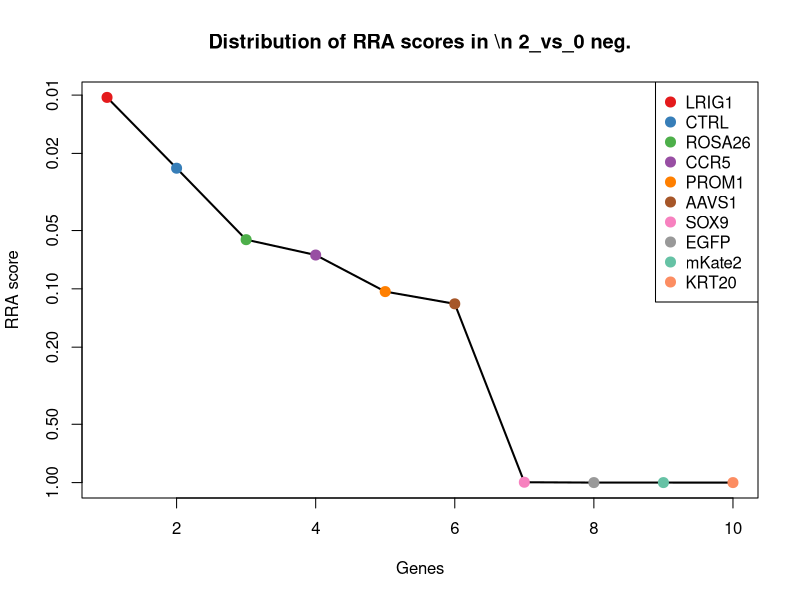
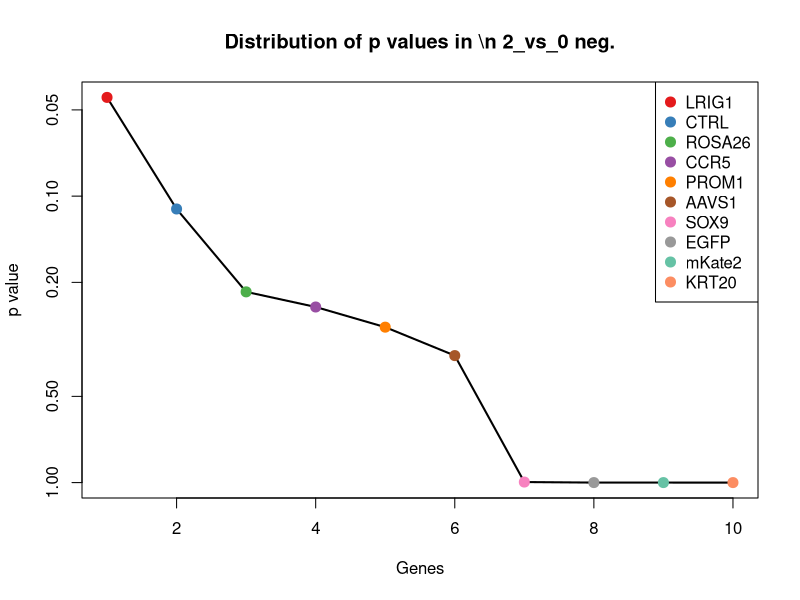
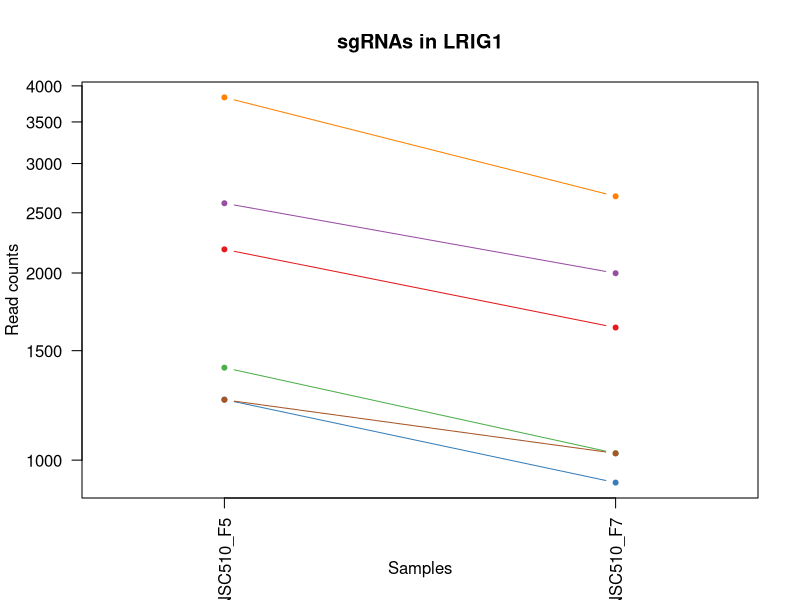
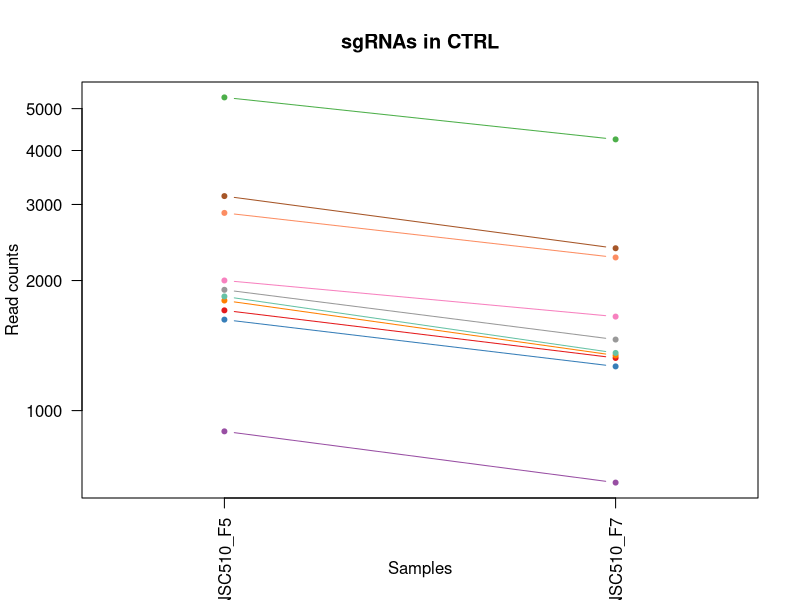
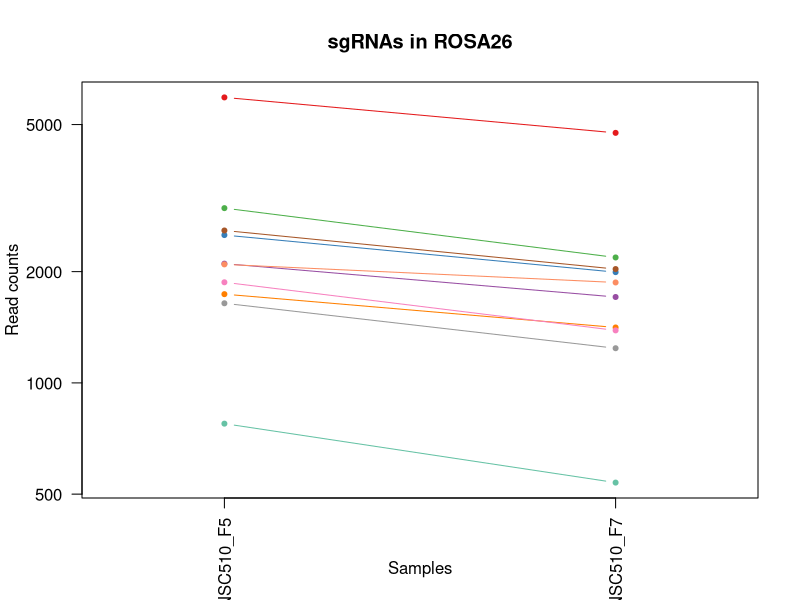
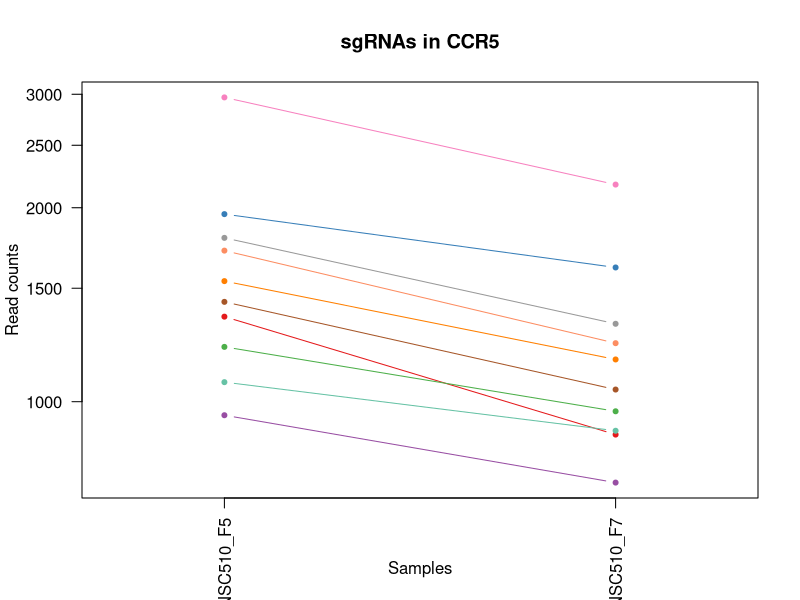
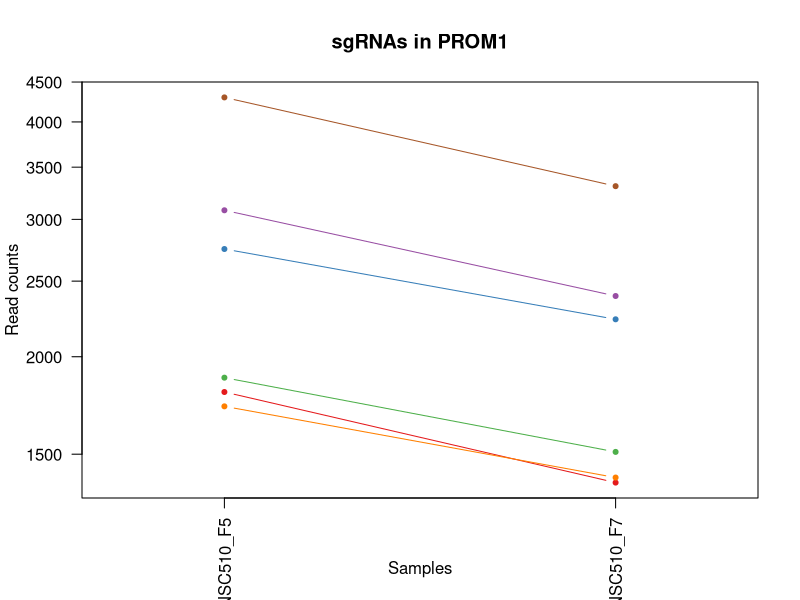
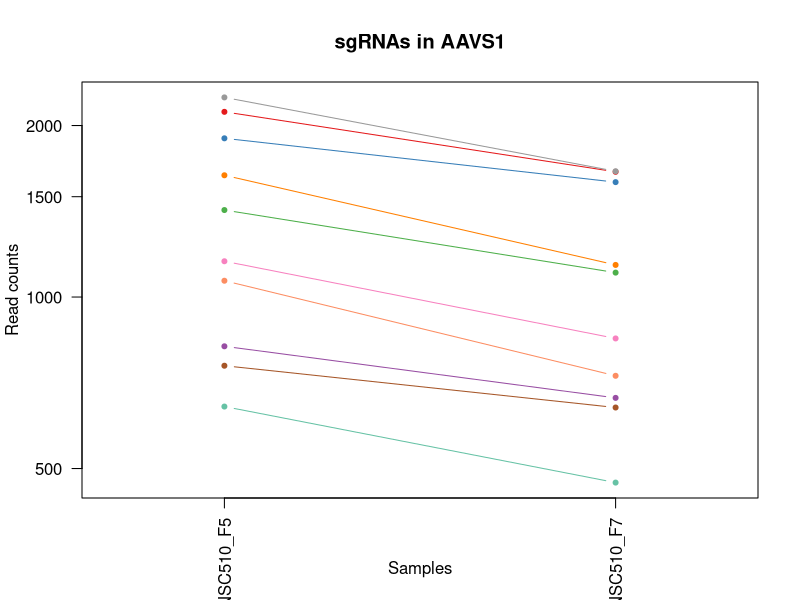

Reproduce these figures in R, in order. (Note: this script raises an error after producing the figures.)
pdf(file='S10B_c0_t2.pdf',width=4.5,height=4.5);
gstable=read.table('S10B_c0_t2.gene_summary.txt',header=T)
# 
#
# parameters
# Do not modify the variables beginning with "__"

# gstablename='__GENE_SUMMARY_FILE__'
startindex=3
# outputfile='__OUTPUT_FILE__'
targetgenelist=c("LRIG1","CTRL","ROSA26","CCR5","PROM1","AAVS1","SOX9","EGFP","mKate2","KRT20")
# samplelabel=sub('.\\w+.\\w+$','',colnames(gstable)[startindex]);
samplelabel='2_vs_0 neg.'


# You need to write some codes in front of this code:
# gstable=read.table(gstablename,header=T)
# pdf(file=outputfile,width=6,height=6)


# set up color using RColorBrewer
#library(RColorBrewer)
#colors <- brewer.pal(length(targetgenelist), "Set1")

colors=c( "#E41A1C", "#377EB8", "#4DAF4A", "#984EA3", "#FF7F00",  "#A65628", "#F781BF",
          "#999999", "#66C2A5", "#FC8D62", "#8DA0CB", "#E78AC3", "#A6D854", "#FFD92F", "#E5C494", "#B3B3B3", 
          "#8DD3C7", "#FFFFB3", "#BEBADA", "#FB8072", "#80B1D3", "#FDB462", "#B3DE69", "#FCCDE5",
          "#D9D9D9", "#BC80BD", "#CCEBC5", "#FFED6F")

######
# function definition

plotrankedvalues<-function(val, tglist, ...){
  
  plot(val,log='y',ylim=c(max(val),min(val)),type='l',lwd=2, ...)
  if(length(tglist)>0){
    for(i in 1:length(tglist)){
      targetgene=tglist[i];
      tx=which(names(val)==targetgene);ty=val[targetgene];
      points(tx,ty,col=colors[(i %% length(colors)) ],cex=2,pch=20)
      # text(tx+50,ty,targetgene,col=colors[i])
    }
    legend('topright',tglist,pch=20,pt.cex = 2,cex=1,col=colors)
  }
}



plotrandvalues<-function(val,targetgenelist, ...){
  # choose the one with the best distance distribution
  
  mindiffvalue=0;
  randval=val;
  for(i in 1:20){
    randval0=sample(val)
    vindex=sort(which(names(randval0) %in% targetgenelist))
    if(max(vindex)>0.9*length(val)){
      # print('pass...')
      next;
    }
    mindiffind=min(diff(vindex));
    if (mindiffind > mindiffvalue){
      mindiffvalue=mindiffind;
      randval=randval0;
      # print(paste('Diff: ',mindiffvalue))
    }
  }
  plot(randval,log='y',ylim=c(max(randval),min(randval)),pch=20,col='grey', ...)
  
  if(length(targetgenelist)>0){
    for(i in 1:length(targetgenelist)){
      targetgene=targetgenelist[i];
      tx=which(names(randval)==targetgene);ty=randval[targetgene];
      points(tx,ty,col=colors[(i %% length(colors)) ],cex=2,pch=20)
      text(tx+50,ty,targetgene,col=colors[i])
    }
  }
  
}




# set.seed(1235)



pvec=gstable[,startindex]
names(pvec)=gstable[,'id']
pvec=sort(pvec);

plotrankedvalues(pvec,targetgenelist,xlab='Genes',ylab='RRA score',main=paste('Distribution of RRA scores in \\n',samplelabel))

# plotrandvalues(pvec,targetgenelist,xlab='Genes',ylab='RRA score',main=paste('Distribution of RRA scores in \\n',samplelabel))


pvec=gstable[,startindex+1]
names(pvec)=gstable[,'id']
pvec=sort(pvec);

plotrankedvalues(pvec,targetgenelist,xlab='Genes',ylab='p value',main=paste('Distribution of p values in \\n',samplelabel))

# plotrandvalues(pvec,targetgenelist,xlab='Genes',ylab='p value',main=paste('Distribution of p values in \\n',samplelabel))



# you need to write after this code:
# dev.off()






# parameters
# Do not modify the variables beginning with "__"
targetmat=list(c(2182.153018883902,1633.3409990293437),c(1250.6030993310187,919.2247442693945),c(1407.4620204928444,1024.601582916449),c(2588.7057329155728,1997.4556111401478),c(3831.8393598103144,2656.060852684238),c(1249.536031840122,1024.601582916449))
targetgene="LRIG1"
collabel=c("S77_MNSC510_F5","S79_MNSC510_F7")

# set up color using RColorBrewer
#library(RColorBrewer)
#colors <- brewer.pal(length(targetgenelist), "Set1")

colors=c( "#E41A1C", "#377EB8", "#4DAF4A", "#984EA3", "#FF7F00",  "#A65628", "#F781BF",
          "#999999", "#66C2A5", "#FC8D62", "#8DA0CB", "#E78AC3", "#A6D854", "#FFD92F", "#E5C494", "#B3B3B3", 
          "#8DD3C7", "#FFFFB3", "#BEBADA", "#FB8072", "#80B1D3", "#FDB462", "#B3DE69", "#FCCDE5",
          "#D9D9D9", "#BC80BD", "#CCEBC5", "#FFED6F")


## code

targetmatvec=unlist(targetmat)+1
yrange=range(targetmatvec[targetmatvec>0]);
# yrange[1]=1; # set the minimum value to 1
for(i in 1:length(targetmat)){
  vali=targetmat[[i]]+1;
  if(i==1){
    plot(1:length(vali),vali,type='b',las=1,pch=20,main=paste('sgRNAs in',targetgene),ylab='Read counts',xlab='Samples',xlim=c(0.7,length(vali)+0.3),ylim = yrange,col=colors[(i %% length(colors))],xaxt='n',log='y')
    axis(1,at=1:length(vali),labels=(collabel),las=2)
    # lines(0:100,rep(1,101),col='black');
  }else{
    lines(1:length(vali),vali,type='b',pch=20,col=colors[(i %% length(colors))])
  }
}




# parameters
# Do not modify the variables beginning with "__"
targetmat=list(c(1705.1738504530442,1322.855670872844),c(1623.0096536539927,1264.522063764653),c(5307.593699720553,4243.299484805495),c(894.2025573714964,680.2451280519674),c(1796.9416546701668,1340.732098857612),c(3136.111355745618,2374.742328081834),c(1999.6844779405537,1649.3356977525573),c(1902.5813362689476,1459.2810423355484),c(1836.4231518333474,1358.6085268423803),c(2867.210348039631,2260.897707757784))
targetgene="CTRL"
collabel=c("S77_MNSC510_F5","S79_MNSC510_F7")

# set up color using RColorBrewer
#library(RColorBrewer)
#colors <- brewer.pal(length(targetgenelist), "Set1")

colors=c( "#E41A1C", "#377EB8", "#4DAF4A", "#984EA3", "#FF7F00",  "#A65628", "#F781BF",
          "#999999", "#66C2A5", "#FC8D62", "#8DA0CB", "#E78AC3", "#A6D854", "#FFD92F", "#E5C494", "#B3B3B3", 
          "#8DD3C7", "#FFFFB3", "#BEBADA", "#FB8072", "#80B1D3", "#FDB462", "#B3DE69", "#FCCDE5",
          "#D9D9D9", "#BC80BD", "#CCEBC5", "#FFED6F")


## code

targetmatvec=unlist(targetmat)+1
yrange=range(targetmatvec[targetmatvec>0]);
# yrange[1]=1; # set the minimum value to 1
for(i in 1:length(targetmat)){
  vali=targetmat[[i]]+1;
  if(i==1){
    plot(1:length(vali),vali,type='b',las=1,pch=20,main=paste('sgRNAs in',targetgene),ylab='Read counts',xlab='Samples',xlim=c(0.7,length(vali)+0.3),ylim = yrange,col=colors[(i %% length(colors))],xaxt='n',log='y')
    axis(1,at=1:length(vali),labels=(collabel),las=2)
    # lines(0:100,rep(1,101),col='black');
  }else{
    lines(1:length(vali),vali,type='b',pch=20,col=colors[(i %% length(colors))])
  }
}




# parameters
# Do not modify the variables beginning with "__"
targetmat=list(c(5921.157506986197,4747.602926902113),c(2510.8098060801085,1992.7512879862613),c(2969.6488271657213,2183.7468080340477),c(2101.055889575747,1706.7284402299708),c(1737.1858751799475,1411.2969461659075),c(2583.370395461089,2031.3267378481296),c(1870.5693115420443,1385.8936011349213),c(1641.1498009992379,1240.059583364444),c(774.6909983910576,536.2928395430448),c(2091.4522821576766,1868.5571567236616))
targetgene="ROSA26"
collabel=c("S77_MNSC510_F5","S79_MNSC510_F7")

# set up color using RColorBrewer
#library(RColorBrewer)
#colors <- brewer.pal(length(targetgenelist), "Set1")

colors=c( "#E41A1C", "#377EB8", "#4DAF4A", "#984EA3", "#FF7F00",  "#A65628", "#F781BF",
          "#999999", "#66C2A5", "#FC8D62", "#8DA0CB", "#E78AC3", "#A6D854", "#FFD92F", "#E5C494", "#B3B3B3", 
          "#8DD3C7", "#FFFFB3", "#BEBADA", "#FB8072", "#80B1D3", "#FDB462", "#B3DE69", "#FCCDE5",
          "#D9D9D9", "#BC80BD", "#CCEBC5", "#FFED6F")


## code

targetmatvec=unlist(targetmat)+1
yrange=range(targetmatvec[targetmatvec>0]);
# yrange[1]=1; # set the minimum value to 1
for(i in 1:length(targetmat)){
  vali=targetmat[[i]]+1;
  if(i==1){
    plot(1:length(vali),vali,type='b',las=1,pch=20,main=paste('sgRNAs in',targetgene),ylab='Read counts',xlab='Samples',xlim=c(0.7,length(vali)+0.3),ylim = yrange,col=colors[(i %% length(colors))],xaxt='n',log='y')
    axis(1,at=1:length(vali),labels=(collabel),las=2)
    # lines(0:100,rep(1,101),col='black');
  }else{
    lines(1:length(vali),vali,type='b',pch=20,col=colors[(i %% length(colors))])
  }
}




# parameters
# Do not modify the variables beginning with "__"
targetmat=list(c(1354.1086459480057,888.1762114537445),c(1953.8005758319925,1614.5237064137982),c(1215.3898721314251,965.3271111774808),c(951.8242018799222,747.987381467931),c(1537.644254382251,1161.9678190099305),c(1427.7363028198831,1043.4188755319942),c(2965.380557202134,2171.515567833943),c(1794.8075196883733,1320.033076980512),c(1071.3357608603608,900.407451653849),c(1714.7774578711153,1231.5918016874487))
targetgene="CCR5"
collabel=c("S77_MNSC510_F5","S79_MNSC510_F7")

# set up color using RColorBrewer
#library(RColorBrewer)
#colors <- brewer.pal(length(targetgenelist), "Set1")

colors=c( "#E41A1C", "#377EB8", "#4DAF4A", "#984EA3", "#FF7F00",  "#A65628", "#F781BF",
          "#999999", "#66C2A5", "#FC8D62", "#8DA0CB", "#E78AC3", "#A6D854", "#FFD92F", "#E5C494", "#B3B3B3", 
          "#8DD3C7", "#FFFFB3", "#BEBADA", "#FB8072", "#80B1D3", "#FDB462", "#B3DE69", "#FCCDE5",
          "#D9D9D9", "#BC80BD", "#CCEBC5", "#FFED6F")


## code

targetmatvec=unlist(targetmat)+1
yrange=range(targetmatvec[targetmatvec>0]);
# yrange[1]=1; # set the minimum value to 1
for(i in 1:length(targetmat)){
  vali=targetmat[[i]]+1;
  if(i==1){
    plot(1:length(vali),vali,type='b',las=1,pch=20,main=paste('sgRNAs in',targetgene),ylab='Read counts',xlab='Samples',xlim=c(0.7,length(vali)+0.3),ylim = yrange,col=colors[(i %% length(colors))],xaxt='n',log='y')
    axis(1,at=1:length(vali),labels=(collabel),las=2)
    # lines(0:100,rep(1,101),col='black');
  }else{
    lines(1:length(vali),vali,type='b',pch=20,col=colors[(i %% length(colors))])
  }
}




# parameters
# Do not modify the variables beginning with "__"
targetmat=list(c(1801.2099246337539,1378.366684088703),c(2747.698789059192,2232.6717688344656),c(1879.1058514692184,1509.1468677667438),c(3080.6238462189854,2391.6778914358247),c(1726.5152002709797,1399.0657059658029),c(4299.214920823101,3308.080041812887))
targetgene="PROM1"
collabel=c("S77_MNSC510_F5","S79_MNSC510_F7")

# set up color using RColorBrewer
#library(RColorBrewer)
#colors <- brewer.pal(length(targetgenelist), "Set1")

colors=c( "#E41A1C", "#377EB8", "#4DAF4A", "#984EA3", "#FF7F00",  "#A65628", "#F781BF",
          "#999999", "#66C2A5", "#FC8D62", "#8DA0CB", "#E78AC3", "#A6D854", "#FFD92F", "#E5C494", "#B3B3B3", 
          "#8DD3C7", "#FFFFB3", "#BEBADA", "#FB8072", "#80B1D3", "#FDB462", "#B3DE69", "#FCCDE5",
          "#D9D9D9", "#BC80BD", "#CCEBC5", "#FFED6F")


## code

targetmatvec=unlist(targetmat)+1
yrange=range(targetmatvec[targetmatvec>0]);
# yrange[1]=1; # set the minimum value to 1
for(i in 1:length(targetmat)){
  vali=targetmat[[i]]+1;
  if(i==1){
    plot(1:length(vali),vali,type='b',las=1,pch=20,main=paste('sgRNAs in',targetgene),ylab='Read counts',xlab='Samples',xlim=c(0.7,length(vali)+0.3),ylim = yrange,col=colors[(i %% length(colors))],xaxt='n',log='y')
    axis(1,at=1:length(vali),labels=(collabel),las=2)
    # lines(0:100,rep(1,101),col='black');
  }else{
    lines(1:length(vali),vali,type='b',pch=20,col=colors[(i %% length(colors))])
  }
}




# parameters
# Do not modify the variables beginning with "__"
targetmat=list(c(2112.793631975612,1657.8034794295527),c(1898.3130663053603,1590.061226013589),c(1420.2668303836058,1102.6933472709625),c(818.4407655178254,664.2504293287539),c(1634.7473960538573,1137.5053386097215),c(756.5508510458126,638.8470842977674),c(1154.567025150309,844.89643843799),c(2239.774663392328,1661.5669379526619),c(641.307562028961,471.3731800194131),c(1067.0674908967737,726.3474949600537))
targetgene="AAVS1"
collabel=c("S77_MNSC510_F5","S79_MNSC510_F7")

# set up color using RColorBrewer
#library(RColorBrewer)
#colors <- brewer.pal(length(targetgenelist), "Set1")

colors=c( "#E41A1C", "#377EB8", "#4DAF4A", "#984EA3", "#FF7F00",  "#A65628", "#F781BF",
          "#999999", "#66C2A5", "#FC8D62", "#8DA0CB", "#E78AC3", "#A6D854", "#FFD92F", "#E5C494", "#B3B3B3", 
          "#8DD3C7", "#FFFFB3", "#BEBADA", "#FB8072", "#80B1D3", "#FDB462", "#B3DE69", "#FCCDE5",
          "#D9D9D9", "#BC80BD", "#CCEBC5", "#FFED6F")


## code

targetmatvec=unlist(targetmat)+1
yrange=range(targetmatvec[targetmatvec>0]);
# yrange[1]=1; # set the minimum value to 1
for(i in 1:length(targetmat)){
  vali=targetmat[[i]]+1;
  if(i==1){
    plot(1:length(vali),vali,type='b',las=1,pch=20,main=paste('sgRNAs in',targetgene),ylab='Read counts',xlab='Samples',xlim=c(0.7,length(vali)+0.3),ylim = yrange,col=colors[(i %% length(colors))],xaxt='n',log='y')
    axis(1,at=1:length(vali),labels=(collabel),las=2)
    # lines(0:100,rep(1,101),col='black');
  }else{
    lines(1:length(vali),vali,type='b',pch=20,col=colors[(i %% length(colors))])
  }
}




# parameters
# Do not modify the variables beginning with "__"
targetmat=list(c(1471.4860699466508,1766.0029119689389),c(1130.0244728596833,1421.6464571044576),c(1008.3787788974511,793.14888374524),c(792.8311457363028,1110.2202643171806),c(1601.6683038360572,1861.0302396774434),c(2854.4055381488697,2432.135070559247))
targetgene="SOX9"
collabel=c("S77_MNSC510_F5","S79_MNSC510_F7")

# set up color using RColorBrewer
#library(RColorBrewer)
#colors <- brewer.pal(length(targetgenelist), "Set1")

colors=c( "#E41A1C", "#377EB8", "#4DAF4A", "#984EA3", "#FF7F00",  "#A65628", "#F781BF",
          "#999999", "#66C2A5", "#FC8D62", "#8DA0CB", "#E78AC3", "#A6D854", "#FFD92F", "#E5C494", "#B3B3B3", 
          "#8DD3C7", "#FFFFB3", "#BEBADA", "#FB8072", "#80B1D3", "#FDB462", "#B3DE69", "#FCCDE5",
          "#D9D9D9", "#BC80BD", "#CCEBC5", "#FFED6F")


## code

targetmatvec=unlist(targetmat)+1
yrange=range(targetmatvec[targetmatvec>0]);
# yrange[1]=1; # set the minimum value to 1
for(i in 1:length(targetmat)){
  vali=targetmat[[i]]+1;
  if(i==1){
    plot(1:length(vali),vali,type='b',las=1,pch=20,main=paste('sgRNAs in',targetgene),ylab='Read counts',xlab='Samples',xlim=c(0.7,length(vali)+0.3),ylim = yrange,col=colors[(i %% length(colors))],xaxt='n',log='y')
    axis(1,at=1:length(vali),labels=(collabel),las=2)
    # lines(0:100,rep(1,101),col='black');
  }else{
    lines(1:length(vali),vali,type='b',pch=20,col=colors[(i %% length(colors))])
  }
}




# parameters
# Do not modify the variables beginning with "__"
targetmat=list(c(941.1535269709543,1879.8475322929887),c(993.4398340248963,2494.2321361905474),c(591.1553899568127,1049.064063316658),c(618.8991447201287,1292.7480026879712),c(948.6229994072318,2267.4837601732247),c(1764.9296299432635,2545.9796908832973))
targetgene="EGFP"
collabel=c("S77_MNSC510_F5","S79_MNSC510_F7")

# set up color using RColorBrewer
#library(RColorBrewer)
#colors <- brewer.pal(length(targetgenelist), "Set1")

colors=c( "#E41A1C", "#377EB8", "#4DAF4A", "#984EA3", "#FF7F00",  "#A65628", "#F781BF",
          "#999999", "#66C2A5", "#FC8D62", "#8DA0CB", "#E78AC3", "#A6D854", "#FFD92F", "#E5C494", "#B3B3B3", 
          "#8DD3C7", "#FFFFB3", "#BEBADA", "#FB8072", "#80B1D3", "#FDB462", "#B3DE69", "#FCCDE5",
          "#D9D9D9", "#BC80BD", "#CCEBC5", "#FFED6F")


## code

targetmatvec=unlist(targetmat)+1
yrange=range(targetmatvec[targetmatvec>0]);
# yrange[1]=1; # set the minimum value to 1
for(i in 1:length(targetmat)){
  vali=targetmat[[i]]+1;
  if(i==1){
    plot(1:length(vali),vali,type='b',las=1,pch=20,main=paste('sgRNAs in',targetgene),ylab='Read counts',xlab='Samples',xlim=c(0.7,length(vali)+0.3),ylim = yrange,col=colors[(i %% length(colors))],xaxt='n',log='y')
    axis(1,at=1:length(vali),labels=(collabel),las=2)
    # lines(0:100,rep(1,101),col='black');
  }else{
    lines(1:length(vali),vali,type='b',pch=20,col=colors[(i %% length(colors))])
  }
}




# parameters
# Do not modify the variables beginning with "__"
targetmat=list(c(1947.398170886612,3811.4426192787278),c(2391.29824709967,5165.346822967222),c(2229.1039884833604,4713.731800194131),c(1751.0577525616056,2710.6310012693198),c(1887.6423913963927,3642.086985738819),c(3375.134473706495,6914.41417158217))
targetgene="mKate2"
collabel=c("S77_MNSC510_F5","S79_MNSC510_F7")

# set up color using RColorBrewer
#library(RColorBrewer)
#colors <- brewer.pal(length(targetgenelist), "Set1")

colors=c( "#E41A1C", "#377EB8", "#4DAF4A", "#984EA3", "#FF7F00",  "#A65628", "#F781BF",
          "#999999", "#66C2A5", "#FC8D62", "#8DA0CB", "#E78AC3", "#A6D854", "#FFD92F", "#E5C494", "#B3B3B3", 
          "#8DD3C7", "#FFFFB3", "#BEBADA", "#FB8072", "#80B1D3", "#FDB462", "#B3DE69", "#FCCDE5",
          "#D9D9D9", "#BC80BD", "#CCEBC5", "#FFED6F")


## code

targetmatvec=unlist(targetmat)+1
yrange=range(targetmatvec[targetmatvec>0]);
# yrange[1]=1; # set the minimum value to 1
for(i in 1:length(targetmat)){
  vali=targetmat[[i]]+1;
  if(i==1){
    plot(1:length(vali),vali,type='b',las=1,pch=20,main=paste('sgRNAs in',targetgene),ylab='Read counts',xlab='Samples',xlim=c(0.7,length(vali)+0.3),ylim = yrange,col=colors[(i %% length(colors))],xaxt='n',log='y')
    axis(1,at=1:length(vali),labels=(collabel),las=2)
    # lines(0:100,rep(1,101),col='black');
  }else{
    lines(1:length(vali),vali,type='b',pch=20,col=colors[(i %% length(colors))])
  }
}




# parameters
# Do not modify the variables beginning with "__"
targetmat=list(c(832.3126428994834,1487.5069812588665),c(1070.268693369464,1920.3047114164115),c(912.3427047167415,1678.5025013066527),c(361.73587941400626,769.6272679758082),c(1357.3098484206962,2609.0176211453745),c(733.0753662460835,1201.484133502576))
targetgene="KRT20"
collabel=c("S77_MNSC510_F5","S79_MNSC510_F7")

# set up color using RColorBrewer
#library(RColorBrewer)
#colors <- brewer.pal(length(targetgenelist), "Set1")

colors=c( "#E41A1C", "#377EB8", "#4DAF4A", "#984EA3", "#FF7F00",  "#A65628", "#F781BF",
          "#999999", "#66C2A5", "#FC8D62", "#8DA0CB", "#E78AC3", "#A6D854", "#FFD92F", "#E5C494", "#B3B3B3", 
          "#8DD3C7", "#FFFFB3", "#BEBADA", "#FB8072", "#80B1D3", "#FDB462", "#B3DE69", "#FCCDE5",
          "#D9D9D9", "#BC80BD", "#CCEBC5", "#FFED6F")


## code

targetmatvec=unlist(targetmat)+1
yrange=range(targetmatvec[targetmatvec>0]);
# yrange[1]=1; # set the minimum value to 1
for(i in 1:length(targetmat)){
  vali=targetmat[[i]]+1;
  if(i==1){
    plot(1:length(vali),vali,type='b',las=1,pch=20,main=paste('sgRNAs in',targetgene),ylab='Read counts',xlab='Samples',xlim=c(0.7,length(vali)+0.3),ylim = yrange,col=colors[(i %% length(colors))],xaxt='n',log='y')
    axis(1,at=1:length(vali),labels=(collabel),las=2)
    # lines(0:100,rep(1,101),col='black');
  }else{
    lines(1:length(vali),vali,type='b',pch=20,col=colors[(i %% length(colors))])
  }
}



# 
#
# parameters
# Do not modify the variables beginning with "__"

# gstablename='__GENE_SUMMARY_FILE__'
startindex=9
# outputfile='__OUTPUT_FILE__'
targetgenelist=c("EGFP","KRT20","mKate2","SOX9","LRIG1","AAVS1","ROSA26","PROM1","CCR5","CTRL")
# samplelabel=sub('.\\w+.\\w+$','',colnames(gstable)[startindex]);
samplelabel='2_vs_0 pos.'


# You need to write some codes in front of this code:
# gstable=read.table(gstablename,header=T)
# pdf(file=outputfile,width=6,height=6)


# set up color using RColorBrewer
#library(RColorBrewer)
#colors <- brewer.pal(length(targetgenelist), "Set1")

colors=c( "#E41A1C", "#377EB8", "#4DAF4A", "#984EA3", "#FF7F00",  "#A65628", "#F781BF",
          "#999999", "#66C2A5", "#FC8D62", "#8DA0CB", "#E78AC3", "#A6D854", "#FFD92F", "#E5C494", "#B3B3B3", 
          "#8DD3C7", "#FFFFB3", "#BEBADA", "#FB8072", "#80B1D3", "#FDB462", "#B3DE69", "#FCCDE5",
          "#D9D9D9", "#BC80BD", "#CCEBC5", "#FFED6F")

######
# function definition

plotrankedvalues<-function(val, tglist, ...){
  
  plot(val,log='y',ylim=c(max(val),min(val)),type='l',lwd=2, ...)
  if(length(tglist)>0){
    for(i in 1:length(tglist)){
      targetgene=tglist[i];
      tx=which(names(val)==targetgene);ty=val[targetgene];
      points(tx,ty,col=colors[(i %% length(colors)) ],cex=2,pch=20)
      # text(tx+50,ty,targetgene,col=colors[i])
    }
    legend('topright',tglist,pch=20,pt.cex = 2,cex=1,col=colors)
  }
}



plotrandvalues<-function(val,targetgenelist, ...){
  # choose the one with the best distance distribution
  
  mindiffvalue=0;
  randval=val;
  for(i in 1:20){
    randval0=sample(val)
    vindex=sort(which(names(randval0) %in% targetgenelist))
    if(max(vindex)>0.9*length(val)){
      # print('pass...')
      next;
    }
    mindiffind=min(diff(vindex));
    if (mindiffind > mindiffvalue){
      mindiffvalue=mindiffind;
      randval=randval0;
      # print(paste('Diff: ',mindiffvalue))
    }
  }
  plot(randval,log='y',ylim=c(max(randval),min(randval)),pch=20,col='grey', ...)
  
  if(length(targetgenelist)>0){
    for(i in 1:length(targetgenelist)){
      targetgene=targetgenelist[i];
      tx=which(names(randval)==targetgene);ty=randval[targetgene];
      points(tx,ty,col=colors[(i %% length(colors)) ],cex=2,pch=20)
      text(tx+50,ty,targetgene,col=colors[i])
    }
  }
  
}




# set.seed(1235)



pvec=gstable[,startindex]
names(pvec)=gstable[,'id']
pvec=sort(pvec);

plotrankedvalues(pvec,targetgenelist,xlab='Genes',ylab='RRA score',main=paste('Distribution of RRA scores in \\n',samplelabel))

# plotrandvalues(pvec,targetgenelist,xlab='Genes',ylab='RRA score',main=paste('Distribution of RRA scores in \\n',samplelabel))


pvec=gstable[,startindex+1]
names(pvec)=gstable[,'id']
pvec=sort(pvec);

plotrankedvalues(pvec,targetgenelist,xlab='Genes',ylab='p value',main=paste('Distribution of p values in \\n',samplelabel))

# plotrandvalues(pvec,targetgenelist,xlab='Genes',ylab='p value',main=paste('Distribution of p values in \\n',samplelabel))



# you need to write after this code:
# dev.off()






# parameters
# Do not modify the variables beginning with "__"
targetmat=list(c(941.1535269709543,1879.8475322929887),c(993.4398340248963,2494.2321361905474),c(591.1553899568127,1049.064063316658),c(618.8991447201287,1292.7480026879712),c(948.6229994072318,2267.4837601732247),c(1764.9296299432635,2545.9796908832973))
targetgene="EGFP"
collabel=c("S77_MNSC510_F5","S79_MNSC510_F7")

# set up color using RColorBrewer
#library(RColorBrewer)
#colors <- brewer.pal(length(targetgenelist), "Set1")

colors=c( "#E41A1C", "#377EB8", "#4DAF4A", "#984EA3", "#FF7F00",  "#A65628", "#F781BF",
          "#999999", "#66C2A5", "#FC8D62", "#8DA0CB", "#E78AC3", "#A6D854", "#FFD92F", "#E5C494", "#B3B3B3", 
          "#8DD3C7", "#FFFFB3", "#BEBADA", "#FB8072", "#80B1D3", "#FDB462", "#B3DE69", "#FCCDE5",
          "#D9D9D9", "#BC80BD", "#CCEBC5", "#FFED6F")


## code

targetmatvec=unlist(targetmat)+1
yrange=range(targetmatvec[targetmatvec>0]);
# yrange[1]=1; # set the minimum value to 1
for(i in 1:length(targetmat)){
  vali=targetmat[[i]]+1;
  if(i==1){
    plot(1:length(vali),vali,type='b',las=1,pch=20,main=paste('sgRNAs in',targetgene),ylab='Read counts',xlab='Samples',xlim=c(0.7,length(vali)+0.3),ylim = yrange,col=colors[(i %% length(colors))],xaxt='n',log='y')
    axis(1,at=1:length(vali),labels=(collabel),las=2)
    # lines(0:100,rep(1,101),col='black');
  }else{
    lines(1:length(vali),vali,type='b',pch=20,col=colors[(i %% length(colors))])
  }
}




# parameters
# Do not modify the variables beginning with "__"
targetmat=list(c(832.3126428994834,1487.5069812588665),c(1070.268693369464,1920.3047114164115),c(912.3427047167415,1678.5025013066527),c(361.73587941400626,769.6272679758082),c(1357.3098484206962,2609.0176211453745),c(733.0753662460835,1201.484133502576))
targetgene="KRT20"
collabel=c("S77_MNSC510_F5","S79_MNSC510_F7")

# set up color using RColorBrewer
#library(RColorBrewer)
#colors <- brewer.pal(length(targetgenelist), "Set1")

colors=c( "#E41A1C", "#377EB8", "#4DAF4A", "#984EA3", "#FF7F00",  "#A65628", "#F781BF",
          "#999999", "#66C2A5", "#FC8D62", "#8DA0CB", "#E78AC3", "#A6D854", "#FFD92F", "#E5C494", "#B3B3B3", 
          "#8DD3C7", "#FFFFB3", "#BEBADA", "#FB8072", "#80B1D3", "#FDB462", "#B3DE69", "#FCCDE5",
          "#D9D9D9", "#BC80BD", "#CCEBC5", "#FFED6F")


## code

targetmatvec=unlist(targetmat)+1
yrange=range(targetmatvec[targetmatvec>0]);
# yrange[1]=1; # set the minimum value to 1
for(i in 1:length(targetmat)){
  vali=targetmat[[i]]+1;
  if(i==1){
    plot(1:length(vali),vali,type='b',las=1,pch=20,main=paste('sgRNAs in',targetgene),ylab='Read counts',xlab='Samples',xlim=c(0.7,length(vali)+0.3),ylim = yrange,col=colors[(i %% length(colors))],xaxt='n',log='y')
    axis(1,at=1:length(vali),labels=(collabel),las=2)
    # lines(0:100,rep(1,101),col='black');
  }else{
    lines(1:length(vali),vali,type='b',pch=20,col=colors[(i %% length(colors))])
  }
}




# parameters
# Do not modify the variables beginning with "__"
targetmat=list(c(1947.398170886612,3811.4426192787278),c(2391.29824709967,5165.346822967222),c(2229.1039884833604,4713.731800194131),c(1751.0577525616056,2710.6310012693198),c(1887.6423913963927,3642.086985738819),c(3375.134473706495,6914.41417158217))
targetgene="mKate2"
collabel=c("S77_MNSC510_F5","S79_MNSC510_F7")

# set up color using RColorBrewer
#library(RColorBrewer)
#colors <- brewer.pal(length(targetgenelist), "Set1")

colors=c( "#E41A1C", "#377EB8", "#4DAF4A", "#984EA3", "#FF7F00",  "#A65628", "#F781BF",
          "#999999", "#66C2A5", "#FC8D62", "#8DA0CB", "#E78AC3", "#A6D854", "#FFD92F", "#E5C494", "#B3B3B3", 
          "#8DD3C7", "#FFFFB3", "#BEBADA", "#FB8072", "#80B1D3", "#FDB462", "#B3DE69", "#FCCDE5",
          "#D9D9D9", "#BC80BD", "#CCEBC5", "#FFED6F")


## code

targetmatvec=unlist(targetmat)+1
yrange=range(targetmatvec[targetmatvec>0]);
# yrange[1]=1; # set the minimum value to 1
for(i in 1:length(targetmat)){
  vali=targetmat[[i]]+1;
  if(i==1){
    plot(1:length(vali),vali,type='b',las=1,pch=20,main=paste('sgRNAs in',targetgene),ylab='Read counts',xlab='Samples',xlim=c(0.7,length(vali)+0.3),ylim = yrange,col=colors[(i %% length(colors))],xaxt='n',log='y')
    axis(1,at=1:length(vali),labels=(collabel),las=2)
    # lines(0:100,rep(1,101),col='black');
  }else{
    lines(1:length(vali),vali,type='b',pch=20,col=colors[(i %% length(colors))])
  }
}




# parameters
# Do not modify the variables beginning with "__"
targetmat=list(c(1471.4860699466508,1766.0029119689389),c(1130.0244728596833,1421.6464571044576),c(1008.3787788974511,793.14888374524),c(792.8311457363028,1110.2202643171806),c(1601.6683038360572,1861.0302396774434),c(2854.4055381488697,2432.135070559247))
targetgene="SOX9"
collabel=c("S77_MNSC510_F5","S79_MNSC510_F7")

# set up color using RColorBrewer
#library(RColorBrewer)
#colors <- brewer.pal(length(targetgenelist), "Set1")

colors=c( "#E41A1C", "#377EB8", "#4DAF4A", "#984EA3", "#FF7F00",  "#A65628", "#F781BF",
          "#999999", "#66C2A5", "#FC8D62", "#8DA0CB", "#E78AC3", "#A6D854", "#FFD92F", "#E5C494", "#B3B3B3", 
          "#8DD3C7", "#FFFFB3", "#BEBADA", "#FB8072", "#80B1D3", "#FDB462", "#B3DE69", "#FCCDE5",
          "#D9D9D9", "#BC80BD", "#CCEBC5", "#FFED6F")


## code

targetmatvec=unlist(targetmat)+1
yrange=range(targetmatvec[targetmatvec>0]);
# yrange[1]=1; # set the minimum value to 1
for(i in 1:length(targetmat)){
  vali=targetmat[[i]]+1;
  if(i==1){
    plot(1:length(vali),vali,type='b',las=1,pch=20,main=paste('sgRNAs in',targetgene),ylab='Read counts',xlab='Samples',xlim=c(0.7,length(vali)+0.3),ylim = yrange,col=colors[(i %% length(colors))],xaxt='n',log='y')
    axis(1,at=1:length(vali),labels=(collabel),las=2)
    # lines(0:100,rep(1,101),col='black');
  }else{
    lines(1:length(vali),vali,type='b',pch=20,col=colors[(i %% length(colors))])
  }
}




# parameters
# Do not modify the variables beginning with "__"
targetmat=list(c(2182.153018883902,1633.3409990293437),c(1250.6030993310187,919.2247442693945),c(1407.4620204928444,1024.601582916449),c(2588.7057329155728,1997.4556111401478),c(3831.8393598103144,2656.060852684238),c(1249.536031840122,1024.601582916449))
targetgene="LRIG1"
collabel=c("S77_MNSC510_F5","S79_MNSC510_F7")

# set up color using RColorBrewer
#library(RColorBrewer)
#colors <- brewer.pal(length(targetgenelist), "Set1")

colors=c( "#E41A1C", "#377EB8", "#4DAF4A", "#984EA3", "#FF7F00",  "#A65628", "#F781BF",
          "#999999", "#66C2A5", "#FC8D62", "#8DA0CB", "#E78AC3", "#A6D854", "#FFD92F", "#E5C494", "#B3B3B3", 
          "#8DD3C7", "#FFFFB3", "#BEBADA", "#FB8072", "#80B1D3", "#FDB462", "#B3DE69", "#FCCDE5",
          "#D9D9D9", "#BC80BD", "#CCEBC5", "#FFED6F")


## code

targetmatvec=unlist(targetmat)+1
yrange=range(targetmatvec[targetmatvec>0]);
# yrange[1]=1; # set the minimum value to 1
for(i in 1:length(targetmat)){
  vali=targetmat[[i]]+1;
  if(i==1){
    plot(1:length(vali),vali,type='b',las=1,pch=20,main=paste('sgRNAs in',targetgene),ylab='Read counts',xlab='Samples',xlim=c(0.7,length(vali)+0.3),ylim = yrange,col=colors[(i %% length(colors))],xaxt='n',log='y')
    axis(1,at=1:length(vali),labels=(collabel),las=2)
    # lines(0:100,rep(1,101),col='black');
  }else{
    lines(1:length(vali),vali,type='b',pch=20,col=colors[(i %% length(colors))])
  }
}




# parameters
# Do not modify the variables beginning with "__"
targetmat=list(c(2112.793631975612,1657.8034794295527),c(1898.3130663053603,1590.061226013589),c(1420.2668303836058,1102.6933472709625),c(818.4407655178254,664.2504293287539),c(1634.7473960538573,1137.5053386097215),c(756.5508510458126,638.8470842977674),c(1154.567025150309,844.89643843799),c(2239.774663392328,1661.5669379526619),c(641.307562028961,471.3731800194131),c(1067.0674908967737,726.3474949600537))
targetgene="AAVS1"
collabel=c("S77_MNSC510_F5","S79_MNSC510_F7")

# set up color using RColorBrewer
#library(RColorBrewer)
#colors <- brewer.pal(length(targetgenelist), "Set1")

colors=c( "#E41A1C", "#377EB8", "#4DAF4A", "#984EA3", "#FF7F00",  "#A65628", "#F781BF",
          "#999999", "#66C2A5", "#FC8D62", "#8DA0CB", "#E78AC3", "#A6D854", "#FFD92F", "#E5C494", "#B3B3B3", 
          "#8DD3C7", "#FFFFB3", "#BEBADA", "#FB8072", "#80B1D3", "#FDB462", "#B3DE69", "#FCCDE5",
          "#D9D9D9", "#BC80BD", "#CCEBC5", "#FFED6F")


## code

targetmatvec=unlist(targetmat)+1
yrange=range(targetmatvec[targetmatvec>0]);
# yrange[1]=1; # set the minimum value to 1
for(i in 1:length(targetmat)){
  vali=targetmat[[i]]+1;
  if(i==1){
    plot(1:length(vali),vali,type='b',las=1,pch=20,main=paste('sgRNAs in',targetgene),ylab='Read counts',xlab='Samples',xlim=c(0.7,length(vali)+0.3),ylim = yrange,col=colors[(i %% length(colors))],xaxt='n',log='y')
    axis(1,at=1:length(vali),labels=(collabel),las=2)
    # lines(0:100,rep(1,101),col='black');
  }else{
    lines(1:length(vali),vali,type='b',pch=20,col=colors[(i %% length(colors))])
  }
}




# parameters
# Do not modify the variables beginning with "__"
targetmat=list(c(5921.157506986197,4747.602926902113),c(2510.8098060801085,1992.7512879862613),c(2969.6488271657213,2183.7468080340477),c(2101.055889575747,1706.7284402299708),c(1737.1858751799475,1411.2969461659075),c(2583.370395461089,2031.3267378481296),c(1870.5693115420443,1385.8936011349213),c(1641.1498009992379,1240.059583364444),c(774.6909983910576,536.2928395430448),c(2091.4522821576766,1868.5571567236616))
targetgene="ROSA26"
collabel=c("S77_MNSC510_F5","S79_MNSC510_F7")

# set up color using RColorBrewer
#library(RColorBrewer)
#colors <- brewer.pal(length(targetgenelist), "Set1")

colors=c( "#E41A1C", "#377EB8", "#4DAF4A", "#984EA3", "#FF7F00",  "#A65628", "#F781BF",
          "#999999", "#66C2A5", "#FC8D62", "#8DA0CB", "#E78AC3", "#A6D854", "#FFD92F", "#E5C494", "#B3B3B3", 
          "#8DD3C7", "#FFFFB3", "#BEBADA", "#FB8072", "#80B1D3", "#FDB462", "#B3DE69", "#FCCDE5",
          "#D9D9D9", "#BC80BD", "#CCEBC5", "#FFED6F")


## code

targetmatvec=unlist(targetmat)+1
yrange=range(targetmatvec[targetmatvec>0]);
# yrange[1]=1; # set the minimum value to 1
for(i in 1:length(targetmat)){
  vali=targetmat[[i]]+1;
  if(i==1){
    plot(1:length(vali),vali,type='b',las=1,pch=20,main=paste('sgRNAs in',targetgene),ylab='Read counts',xlab='Samples',xlim=c(0.7,length(vali)+0.3),ylim = yrange,col=colors[(i %% length(colors))],xaxt='n',log='y')
    axis(1,at=1:length(vali),labels=(collabel),las=2)
    # lines(0:100,rep(1,101),col='black');
  }else{
    lines(1:length(vali),vali,type='b',pch=20,col=colors[(i %% length(colors))])
  }
}




# parameters
# Do not modify the variables beginning with "__"
targetmat=list(c(1801.2099246337539,1378.366684088703),c(2747.698789059192,2232.6717688344656),c(1879.1058514692184,1509.1468677667438),c(3080.6238462189854,2391.6778914358247),c(1726.5152002709797,1399.0657059658029),c(4299.214920823101,3308.080041812887))
targetgene="PROM1"
collabel=c("S77_MNSC510_F5","S79_MNSC510_F7")

# set up color using RColorBrewer
#library(RColorBrewer)
#colors <- brewer.pal(length(targetgenelist), "Set1")

colors=c( "#E41A1C", "#377EB8", "#4DAF4A", "#984EA3", "#FF7F00",  "#A65628", "#F781BF",
          "#999999", "#66C2A5", "#FC8D62", "#8DA0CB", "#E78AC3", "#A6D854", "#FFD92F", "#E5C494", "#B3B3B3", 
          "#8DD3C7", "#FFFFB3", "#BEBADA", "#FB8072", "#80B1D3", "#FDB462", "#B3DE69", "#FCCDE5",
          "#D9D9D9", "#BC80BD", "#CCEBC5", "#FFED6F")


## code

targetmatvec=unlist(targetmat)+1
yrange=range(targetmatvec[targetmatvec>0]);
# yrange[1]=1; # set the minimum value to 1
for(i in 1:length(targetmat)){
  vali=targetmat[[i]]+1;
  if(i==1){
    plot(1:length(vali),vali,type='b',las=1,pch=20,main=paste('sgRNAs in',targetgene),ylab='Read counts',xlab='Samples',xlim=c(0.7,length(vali)+0.3),ylim = yrange,col=colors[(i %% length(colors))],xaxt='n',log='y')
    axis(1,at=1:length(vali),labels=(collabel),las=2)
    # lines(0:100,rep(1,101),col='black');
  }else{
    lines(1:length(vali),vali,type='b',pch=20,col=colors[(i %% length(colors))])
  }
}




# parameters
# Do not modify the variables beginning with "__"
targetmat=list(c(1354.1086459480057,888.1762114537445),c(1953.8005758319925,1614.5237064137982),c(1215.3898721314251,965.3271111774808),c(951.8242018799222,747.987381467931),c(1537.644254382251,1161.9678190099305),c(1427.7363028198831,1043.4188755319942),c(2965.380557202134,2171.515567833943),c(1794.8075196883733,1320.033076980512),c(1071.3357608603608,900.407451653849),c(1714.7774578711153,1231.5918016874487))
targetgene="CCR5"
collabel=c("S77_MNSC510_F5","S79_MNSC510_F7")

# set up color using RColorBrewer
#library(RColorBrewer)
#colors <- brewer.pal(length(targetgenelist), "Set1")

colors=c( "#E41A1C", "#377EB8", "#4DAF4A", "#984EA3", "#FF7F00",  "#A65628", "#F781BF",
          "#999999", "#66C2A5", "#FC8D62", "#8DA0CB", "#E78AC3", "#A6D854", "#FFD92F", "#E5C494", "#B3B3B3", 
          "#8DD3C7", "#FFFFB3", "#BEBADA", "#FB8072", "#80B1D3", "#FDB462", "#B3DE69", "#FCCDE5",
          "#D9D9D9", "#BC80BD", "#CCEBC5", "#FFED6F")


## code

targetmatvec=unlist(targetmat)+1
yrange=range(targetmatvec[targetmatvec>0]);
# yrange[1]=1; # set the minimum value to 1
for(i in 1:length(targetmat)){
  vali=targetmat[[i]]+1;
  if(i==1){
    plot(1:length(vali),vali,type='b',las=1,pch=20,main=paste('sgRNAs in',targetgene),ylab='Read counts',xlab='Samples',xlim=c(0.7,length(vali)+0.3),ylim = yrange,col=colors[(i %% length(colors))],xaxt='n',log='y')
    axis(1,at=1:length(vali),labels=(collabel),las=2)
    # lines(0:100,rep(1,101),col='black');
  }else{
    lines(1:length(vali),vali,type='b',pch=20,col=colors[(i %% length(colors))])
  }
}




# parameters
# Do not modify the variables beginning with "__"
targetmat=list(c(1705.1738504530442,1322.855670872844),c(1623.0096536539927,1264.522063764653),c(5307.593699720553,4243.299484805495),c(894.2025573714964,680.2451280519674),c(1796.9416546701668,1340.732098857612),c(3136.111355745618,2374.742328081834),c(1999.6844779405537,1649.3356977525573),c(1902.5813362689476,1459.2810423355484),c(1836.4231518333474,1358.6085268423803),c(2867.210348039631,2260.897707757784))
targetgene="CTRL"
collabel=c("S77_MNSC510_F5","S79_MNSC510_F7")

# set up color using RColorBrewer
#library(RColorBrewer)
#colors <- brewer.pal(length(targetgenelist), "Set1")

colors=c( "#E41A1C", "#377EB8", "#4DAF4A", "#984EA3", "#FF7F00",  "#A65628", "#F781BF",
          "#999999", "#66C2A5", "#FC8D62", "#8DA0CB", "#E78AC3", "#A6D854", "#FFD92F", "#E5C494", "#B3B3B3", 
          "#8DD3C7", "#FFFFB3", "#BEBADA", "#FB8072", "#80B1D3", "#FDB462", "#B3DE69", "#FCCDE5",
          "#D9D9D9", "#BC80BD", "#CCEBC5", "#FFED6F")


## code

targetmatvec=unlist(targetmat)+1
yrange=range(targetmatvec[targetmatvec>0]);
# yrange[1]=1; # set the minimum value to 1
for(i in 1:length(targetmat)){
  vali=targetmat[[i]]+1;
  if(i==1){
    plot(1:length(vali),vali,type='b',las=1,pch=20,main=paste('sgRNAs in',targetgene),ylab='Read counts',xlab='Samples',xlim=c(0.7,length(vali)+0.3),ylim = yrange,col=colors[(i %% length(colors))],xaxt='n',log='y')
    axis(1,at=1:length(vali),labels=(collabel),las=2)
    # lines(0:100,rep(1,101),col='black');
  }else{
    lines(1:length(vali),vali,type='b',pch=20,col=colors[(i %% length(colors))])
  }
}



dev.off()
Sweave("S10B_c0_t2_summary.Rnw");
library(tools);

texi2dvi("S10B_c0_t2_summary.tex",pdf=TRUE);
